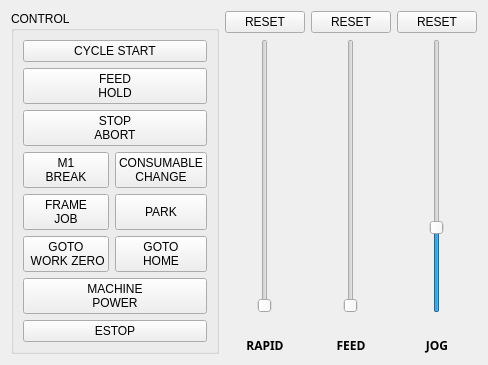
           <widget class="QWidget" name="widget_16" native="true">
            <layout class="QHBoxLayout" name="horizontalLayout_23">
             <item>
              <widget class="MkGroupBox" name="groupbox_6">
               <property name="title">
                <string>CONTROL</string>
               </property>
               <layout class="QGridLayout" name="gridLayout">
                <item row="10" column="1">
                 <widget class="SubCallButton" name="sc_park">
                  <property name="maximumSize">
                   <size>
                    <width>16777215</width>
                    <height>44</height>
                   </size>
                  </property>
                  <property name="text">
                   <string>PARK</string>
                  </property>
                  <property name="filename" stdset="0">
                   <string>park.ngc</string>
                  </property>
                 </widget>
                </item>
                <item row="3" column="0">
                 <widget class="ActionButton" name="btn_m1_break">
                  <property name="maximumSize">
                   <size>
                    <width>16777215</width>
                    <height>44</height>
                   </size>
                  </property>
                  <property name="text">
                   <string>M1
BREAK</string>
                  </property>
                  <property name="checkable">
                   <bool>true</bool>
                  </property>
                  <property name="actionName" stdset="0">
                   <string>program.optional-stop.toggle</string>
                  </property>
                 </widget>
                </item>
                <item row="12" column="0">
                 <widget class="MDIButton" name="btn_g5x_home">
                  <property name="maximumSize">
                   <size>
                    <width>16777215</width>
                    <height>44</height>
                   </size>
                  </property>
                  <property name="text">
                   <string>GOTO
 WORK ZERO</string>
                  </property>
                  <property name="MDICommand" stdset="0">
                   <string>G0X0Y0</string>
                  </property>
                 </widget>
                </item>
                <item row="1" column="0" colspan="2">
                 <widget class="ActionButton" name="btn_feed_hold">
                  <property name="maximumSize">
                   <size>
                    <width>16777215</width>
                    <height>44</height>
                   </size>
                  </property>
                  <property name="text">
                   <string>FEED
HOLD</string>
                  </property>
                  <property name="actionName" stdset="0">
                   <string>program.pause</string>
                  </property>
                 </widget>
                </item>
                <item row="0" column="0" colspan="2">
                 <widget class="CycleStartActionButton" name="btn_cycle_start">
                  <property name="maximumSize">
                   <size>
                    <width>16777215</width>
                    <height>44</height>
                   </size>
                  </property>
                  <property name="text">
                   <string>CYCLE START</string>
                  </property>
                  <property name="pinBaseName" stdset="0">
                   <string>cycle-start</string>
                  </property>
                 </widget>
                </item>
                <item row="12" column="1">
                 <widget class="MDIButton" name="btn_move_home">
                  <property name="maximumSize">
                   <size>
                    <width>16777215</width>
                    <height>44</height>
                   </size>
                  </property>
                  <property name="text">
                   <string>GOTO
HOME</string>
                  </property>
                  <property name="MDICommand" stdset="0">
                   <string>G53 G0Z0X0Y0</string>
                  </property>
                 </widget>
                </item>
                <item row="16" column="0" colspan="2">
                 <widget class="ActionButton" name="btn_machine_power_toggle">
                  <property name="maximumSize">
                   <size>
                    <width>16777215</width>
                    <height>44</height>
                   </size>
                  </property>
                  <property name="text">
                   <string>MACHINE
POWER</string>
                  </property>
                  <property name="checkable">
                   <bool>true</bool>
                  </property>
                  <property name="actionName" stdset="0">
                   <string>machine.power.toggle</string>
                  </property>
                 </widget>
                </item>
                <item row="2" column="0" colspan="2">
                 <widget class="ActionButton" name="btn_stop_abort">
                  <property name="maximumSize">
                   <size>
                    <width>16777215</width>
                    <height>44</height>
                   </size>
                  </property>
                  <property name="text">
                   <string>STOP
ABORT</string>
                  </property>
                  <property name="actionName" stdset="0">
                   <string>program.abort</string>
                  </property>
                 </widget>
                </item>
                <item row="10" column="0">
                 <widget class="SubCallButton" name="btn_frame_job">
                  <property name="maximumSize">
                   <size>
                    <width>16777215</width>
                    <height>44</height>
                   </size>
                  </property>
                  <property name="text">
                   <string>FRAME
JOB</string>
                  </property>
                 </widget>
                </item>
                <item row="17" column="0" colspan="2">
                 <widget class="ActionButton" name="estopbutton">
                  <property name="text">
                   <string>ESTOP</string>
                  </property>
                  <property name="rules" stdset="0">
                   <string>[{&quot;name&quot;: &quot;estop&quot;, &quot;property&quot;: &quot;Style Class&quot;, &quot;expression&quot;: &quot;'estop_triggered' if ch[0] else 'estop_armed'&quot;, &quot;channels&quot;: [{&quot;url&quot;: &quot;status:estop&quot;, &quot;trigger&quot;: true}]}]</string>
                  </property>
                  <property name="actionName" stdset="0">
                   <string>machine.estop.toggle</string>
                  </property>
                 </widget>
                </item>
                <item row="3" column="1">
                 <widget class="HalButton" name="btn_consumable_change">
                  <property name="focusPolicy">
                   <enum>Qt::NoFocus</enum>
                  </property>
                  <property name="text">
                   <string>CONSUMABLE
CHANGE</string>
                  </property>
                  <property name="checkable">
                   <bool>true</bool>
                  </property>
                  <property name="pinBaseName" stdset="0">
                   <string>mk-consumable-change</string>
                  </property>
                 </widget>
                </item>
               </layout>
              </widget>
             </item>
             <item>
              <layout class="QGridLayout" name="layout_overrides">
               <item row="1" column="0">
                <widget class="ActionSlider" name="rapid_slider">
                 <property name="sizePolicy">
                  <sizepolicy hsizetype="Minimum" vsizetype="Expanding">
                   <horstretch>0</horstretch>
                   <verstretch>0</verstretch>
                  </sizepolicy>
                 </property>
                 <property name="focusPolicy">
                  <enum>Qt::NoFocus</enum>
                 </property>
                 <property name="actionName" stdset="0">
                  <string>machine.rapid-override.set</string>
                 </property>
                </widget>
               </item>
               <item row="0" column="0">
                <widget class="QPushButton" name="btn_reset_rapid">
                 <property name="focusPolicy">
                  <enum>Qt::NoFocus</enum>
                 </property>
                 <property name="text">
                  <string>RESET</string>
                 </property>
                </widget>
               </item>
               <item row="2" column="0">
                <layout class="QVBoxLayout" name="verticalLayout">
                 <property name="spacing">
                  <number>0</number>
                 </property>
                 <item>
                  <widget class="StatusLabel" name="statuslabel_4">
                   <property name="sizePolicy">
                    <sizepolicy hsizetype="Fixed" vsizetype="Fixed">
                     <horstretch>0</horstretch>
                     <verstretch>0</verstretch>
                    </sizepolicy>
                   </property>
                   <property name="minimumSize">
                    <size>
                     <width>50</width>
                     <height>0</height>
                    </size>
                   </property>
                   <property name="font">
                    <font>
                     <family>DSEG7 Classic</family>
                     <pointsize>10</pointsize>
                     <weight>75</weight>
                     <italic>true</italic>
                     <bold>true</bold>
                    </font>
                   </property>
                   <property name="styleSheet">
                    <string notr="true">font: bold italic 10pt &quot;DSEG7 Classic&quot;;</string>
                   </property>
                   <property name="alignment">
                    <set>Qt::AlignCenter</set>
                   </property>
                   <property name="rules" stdset="0">
                    <string>[{&quot;channels&quot;: [{&quot;url&quot;: &quot;status:rapidrate&quot;, &quot;trigger&quot;: true}], &quot;property&quot;: &quot;Text&quot;, &quot;expression&quot;: &quot;\&quot;{:.0%}\&quot;.format(ch[0])&quot;, &quot;name&quot;: &quot;New Rule&quot;}]</string>
                   </property>
                  </widget>
                 </item>
                 <item>
                  <widget class="QLabel" name="label_8">
                   <property name="font">
                    <font>
                     <family>Sans</family>
                     <weight>75</weight>
                     <italic>false</italic>
                     <bold>true</bold>
                    </font>
                   </property>
                   <property name="text">
                    <string>RAPID</string>
                   </property>
                   <property name="alignment">
                    <set>Qt::AlignCenter</set>
                   </property>
                  </widget>
                 </item>
                </layout>
               </item>
               <item row="0" column="2">
                <widget class="QPushButton" name="btn_reset_jog">
                 <property name="focusPolicy">
                  <enum>Qt::NoFocus</enum>
                 </property>
                 <property name="text">
                  <string>RESET</string>
                 </property>
                </widget>
               </item>
               <item row="0" column="1">
                <widget class="QPushButton" name="btn_reset_feed">
                 <property name="focusPolicy">
                  <enum>Qt::NoFocus</enum>
                 </property>
                 <property name="text">
                  <string>RESET</string>
                 </property>
                </widget>
               </item>
               <item row="1" column="1">
                <widget class="ActionSlider" name="feed_slider">
                 <property name="enabled">
                  <bool>false</bool>
                 </property>
                 <property name="sizePolicy">
                  <sizepolicy hsizetype="Minimum" vsizetype="Expanding">
                   <horstretch>0</horstretch>
                   <verstretch>0</verstretch>
                  </sizepolicy>
                 </property>
                 <property name="focusPolicy">
                  <enum>Qt::NoFocus</enum>
                 </property>
                 <property name="actionName" stdset="0">
                  <string>machine.feed-override.set</string>
                 </property>
                </widget>
               </item>
               <item row="2" column="1">
                <layout class="QVBoxLayout" name="verticalLayout_7">
                 <property name="spacing">
                  <number>0</number>
                 </property>
                 <item>
                  <widget class="StatusLabel" name="statuslabel_5">
                   <property name="sizePolicy">
                    <sizepolicy hsizetype="Fixed" vsizetype="Fixed">
                     <horstretch>0</horstretch>
                     <verstretch>0</verstretch>
                    </sizepolicy>
                   </property>
                   <property name="minimumSize">
                    <size>
                     <width>50</width>
                     <height>0</height>
                    </size>
                   </property>
                   <property name="font">
                    <font>
                     <family>DSEG7 Classic</family>
                     <pointsize>10</pointsize>
                     <weight>75</weight>
                     <italic>true</italic>
                     <bold>true</bold>
                    </font>
                   </property>
                   <property name="styleSheet">
                    <string notr="true">font: bold italic 10pt &quot;DSEG7 Classic&quot;;</string>
                   </property>
                   <property name="alignment">
                    <set>Qt::AlignCenter</set>
                   </property>
                   <property name="rules" stdset="0">
                    <string>[{&quot;channels&quot;: [{&quot;url&quot;: &quot;status:feedrate&quot;, &quot;trigger&quot;: true}], &quot;property&quot;: &quot;Text&quot;, &quot;expression&quot;: &quot;\&quot;{:.0%}\&quot;.format(ch[0])&quot;, &quot;name&quot;: &quot;New Rule&quot;}]</string>
                   </property>
                  </widget>
                 </item>
                 <item>
                  <widget class="QLabel" name="label_9">
                   <property name="font">
                    <font>
                     <family>Sans</family>
                     <weight>75</weight>
                     <italic>false</italic>
                     <bold>true</bold>
                    </font>
                   </property>
                   <property name="text">
                    <string>FEED</string>
                   </property>
                   <property name="alignment">
                    <set>Qt::AlignCenter</set>
                   </property>
                  </widget>
                 </item>
                </layout>
               </item>
               <item row="2" column="2">
                <layout class="QVBoxLayout" name="verticalLayout_9">
                 <property name="spacing">
                  <number>0</number>
                 </property>
                 <item>
                  <widget class="StatusLabel" name="statuslabel_6">
                   <property name="sizePolicy">
                    <sizepolicy hsizetype="Fixed" vsizetype="Fixed">
                     <horstretch>0</horstretch>
                     <verstretch>0</verstretch>
                    </sizepolicy>
                   </property>
                   <property name="minimumSize">
                    <size>
                     <width>50</width>
                     <height>0</height>
                    </size>
                   </property>
                   <property name="font">
                    <font>
                     <family>DSEG7 Classic</family>
                     <pointsize>10</pointsize>
                     <weight>75</weight>
                     <italic>true</italic>
                     <bold>true</bold>
                    </font>
                   </property>
                   <property name="styleSheet">
                    <string notr="true">font: bold italic 10pt &quot;DSEG7 Classic&quot;;</string>
                   </property>
                   <property name="alignment">
                    <set>Qt::AlignCenter</set>
                   </property>
                   <property name="rules" stdset="0">
                    <string>[{&quot;channels&quot;: [{&quot;url&quot;: &quot;settings:machine.jog.linear-speed-percentage&quot;, &quot;trigger&quot;: true}], &quot;property&quot;: &quot;Text&quot;, &quot;expression&quot;: &quot;\&quot;{:.0f}%\&quot;.format(ch[0])&quot;, &quot;name&quot;: &quot;New Rule&quot;}]</string>
                   </property>
                  </widget>
                 </item>
                 <item>
                  <widget class="QLabel" name="label_10">
                   <property name="font">
                    <font>
                     <family>Sans</family>
                     <weight>75</weight>
                     <italic>false</italic>
                     <bold>true</bold>
                    </font>
                   </property>
                   <property name="text">
                    <string>JOG</string>
                   </property>
                   <property name="alignment">
                    <set>Qt::AlignCenter</set>
                   </property>
                  </widget>
                 </item>
                </layout>
               </item>
               <item row="1" column="2">
                <widget class="VCPSettingsSlider" name="jog_slider">
                 <property name="sizePolicy">
                  <sizepolicy hsizetype="Minimum" vsizetype="Expanding">
                   <horstretch>0</horstretch>
                   <verstretch>0</verstretch>
                  </sizepolicy>
                 </property>
                 <property name="maximum">
                  <number>100</number>
                 </property>
                 <property name="sliderPosition">
                  <number>30</number>
                 </property>
                 <property name="settingName" stdset="0">
                  <string>machine.jog.linear-speed-percentage</string>
                 </property>
                </widget>
               </item>
              </layout>
             </item>
            </layout>
           </widget>
